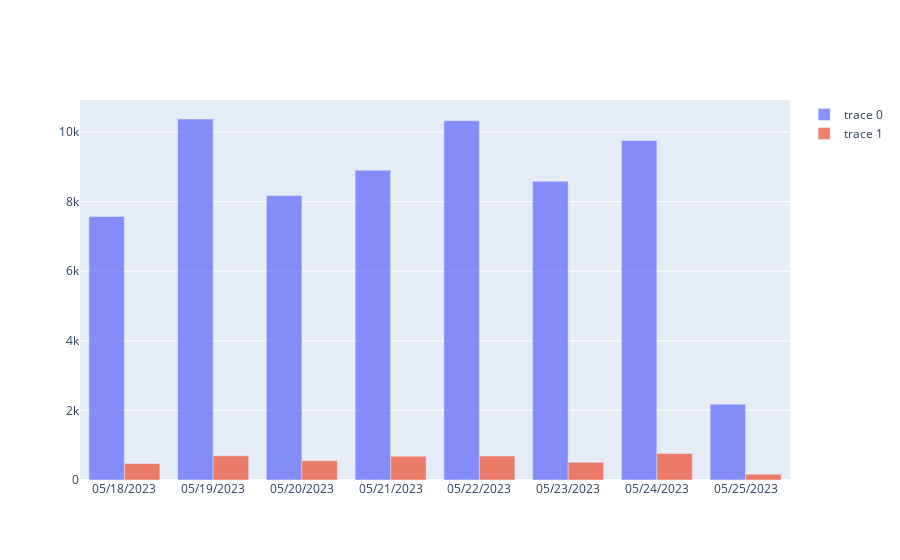

Notebook cell for this chart:
### Markdown cell above
#### Daily Activity

### Code cell
is_subscriber = [d for d in df['is_subscriber'].unique()]

fig = go.Figure()
# Iterate through each device 
for d in is_subscriber:
    # Find the subset of the data with that device
    tmp_df = df[df['is_subscriber'] == d]

    # Create a dict object with 0 counts for all topics
    is_subscriber_daily_activity = {}
    for i in tmp_df.index:
        # Find that index
        tmp_timestamp = df['impression_time'][i]
        tmp_datetime = tmp_timestamp
        tmp_date = tmp_datetime.strftime('%m/%d/%Y')

        # Daily Activity
        if tmp_date not in is_subscriber_daily_activity:
            is_subscriber_daily_activity[tmp_date] = 0
        else:
            is_subscriber_daily_activity[tmp_date] +=1
        
    
    # Sort by dates
    is_subscriber_daily_activity = dict(sorted(is_subscriber_daily_activity.items()))

    # Add trace
    fig.add_trace(go.Bar(x= [x for x in is_subscriber_daily_activity.keys()], y = [y for y in is_subscriber_daily_activity.values()], textfont_size=20))



    # Overlay both histograms
    #fig.update_layout(barmode='overlay')
    # Reduce opacity to see both histograms
fig.update_traces(opacity=0.75)
fig.show()

### Figure 1 — Plotly figure (JSON) as saved in the notebook; plotly's stock layout.template omitted (floating-point values rounded to 4 significant figures)
{"data": [{"opacity": 0.75, "textfont": {"size": 20}, "type": "bar", "x": ["05/18/2023", "05/19/2023", "05/20/2023", "05/21/2023", "05/22/2023", "05/23/2023", "05/24/2023", "05/25/2023"], "y": [7574, 10376, 8174, 8906, 10327, 8584, 9759, 2179]}, {"opacity": 0.75, "textfont": {"size": 20}, "type": "bar", "x": ["05/18/2023", "05/19/2023", "05/20/2023", "05/21/2023", "05/22/2023", "05/23/2023", "05/24/2023", "05/25/2023"], "y": [474, 694, 553, 683, 688, 508, 764, 162]}], "layout": {}}
